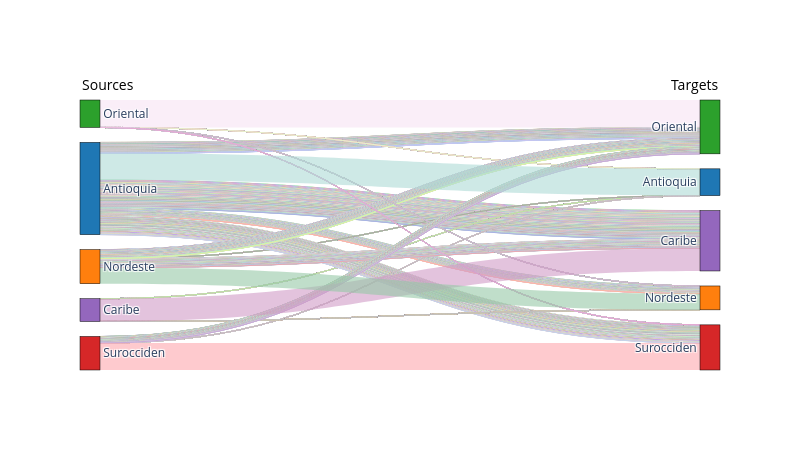

The code cell stored with this chart in its notebook:
### Code cell
dispatch_tx = pd.read_csv(model_outputs_path+'DispatchTx.csv')

sw.dispatch.plot_sankey(dispatch_tx, model_inputs_path, model_outputs_path)

### Figure 1 — Plotly figure (JSON) as saved in the notebook; plotly's stock layout.template omitted (floating-point values rounded to 4 significant figures; data arrays with more than 128 entries replaced by an {"elided": "..."} marker saying what was removed)
{"data": [{"link": {"color": {"elided": "5381 str values"}, "source": {"elided": "5381 int values"}, "target": {"elided": "5381 int values"}, "value": {"elided": "5381 float values"}}, "node": {"color": ["#1f77b4", "#ff7f0e", "#2ca02c", "#d62728", "#9467bd", "#1f77b4", "#ff7f0e", "#2ca02c", "#d62728", "#9467bd"], "label": ["Antioquia", "Nordeste", "Oriental", "Surocciden", "Caribe", "Antioquia", "Nordeste", "Oriental", "Surocciden", "Caribe"], "line": {"color": "black", "width": 0.5}, "pad": 15, "thickness": 20}, "type": "sankey"}], "layout": {"annotations": [{"font": {"color": "black", "size": 14}, "showarrow": false, "text": "Sources", "x": 0, "xref": "paper", "y": 1.1, "yref": "paper"}, {"font": {"color": "black", "size": 14}, "showarrow": false, "text": "Targets", "x": 1, "xref": "paper", "y": 1.1, "yref": "paper"}], "height": 450, "width": 800}}
